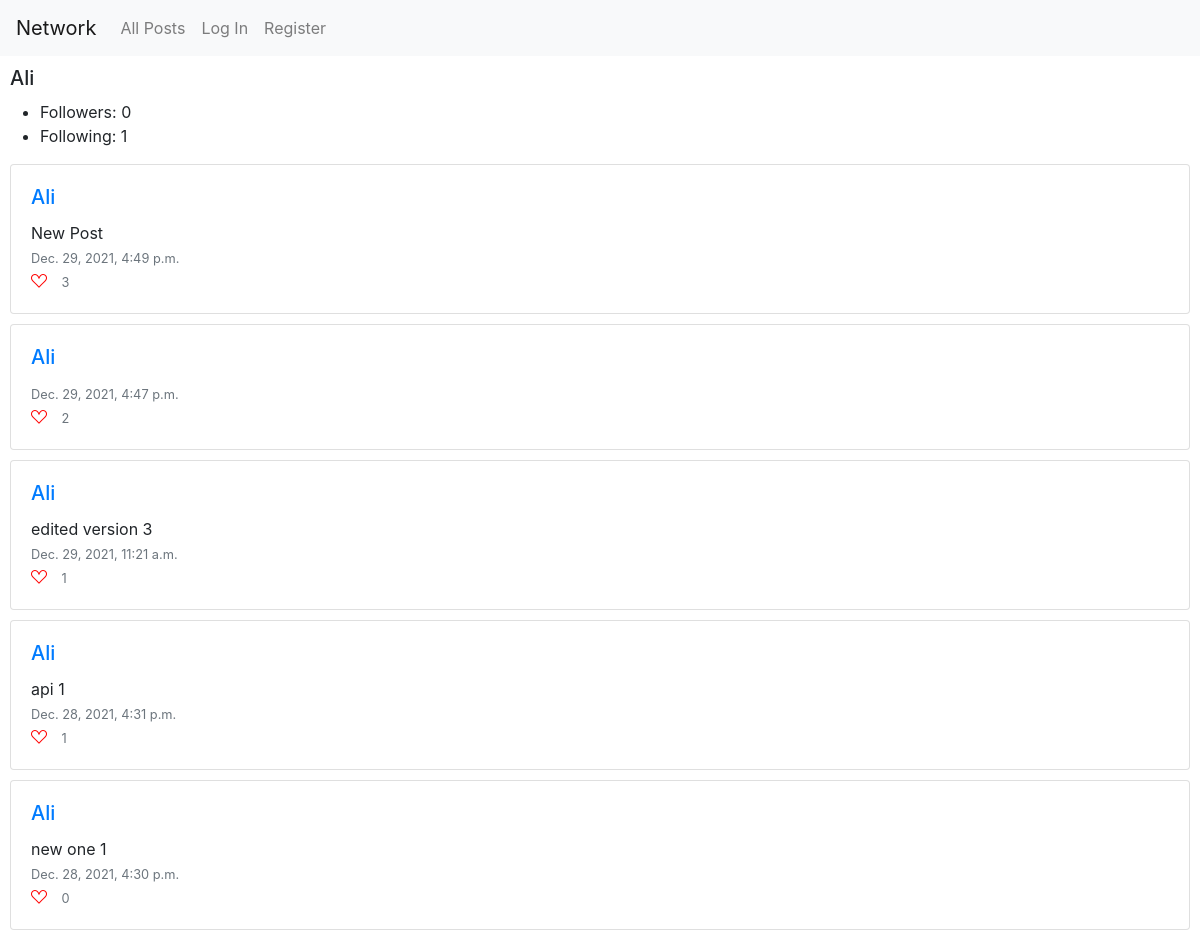
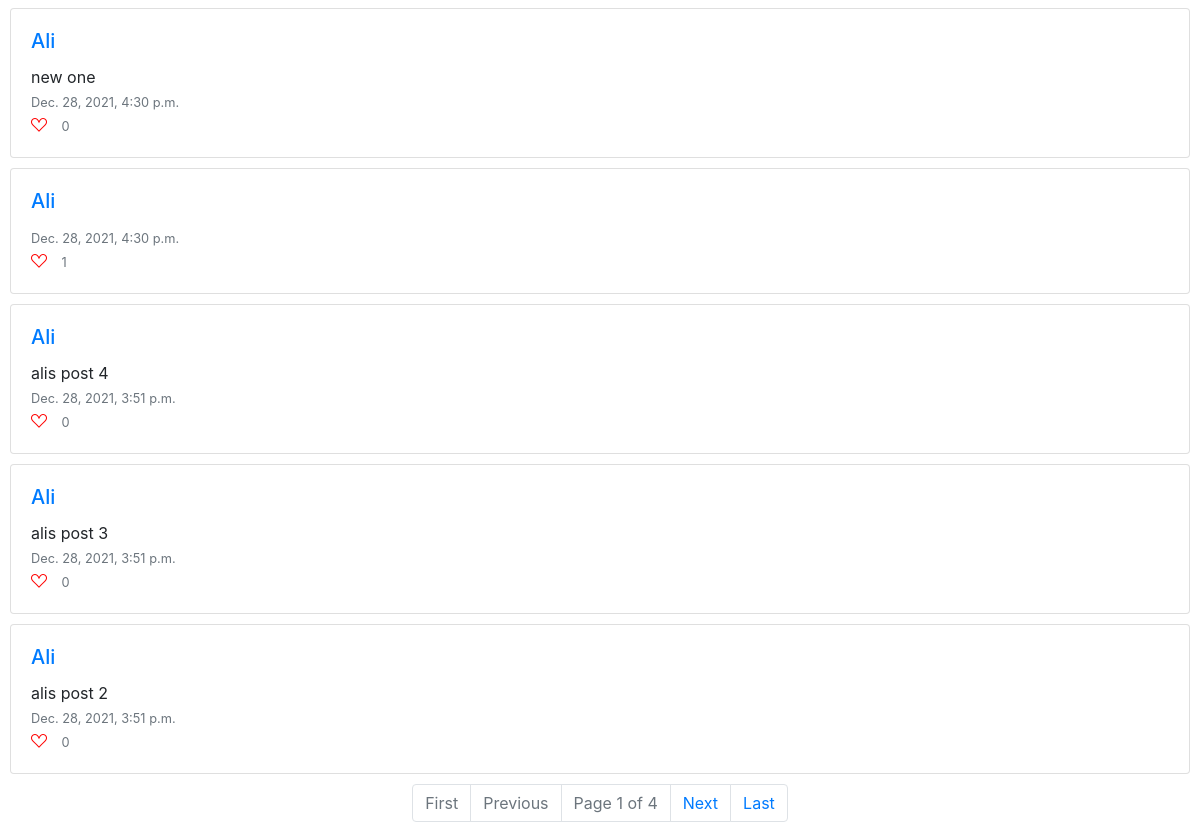
Page /user/Ali on the committed database (2 pictures, top to bottom).
### network/models.py (models this page shows, shortened)
class User(AbstractUser):
    def __str__(self):
        return f"{self.username}"
    def set_following(self):
        return set([rel.followed for rel in self.followed.all()])
    def set_followers(self):
        return set([rel.follower for rel in self.followers.all()])
    def NumberFollowers(self):
        return len(self.set_followers())
    def NumberFollowing(self):
        return len(self.set_following())

class Following(models.Model):
    followed = ForeignKey(User, on_delete=models.CASCADE, related_name="followers")
    follower = ForeignKey(User, on_delete=models.CASCADE, related_name="followed")

class Post(models.Model):
    poster = ForeignKey(User, on_delete=models.CASCADE, related_name="posts")
    content = TextField(blank=True)
    timestamp = models.DateTimeField(auto_now_add=True)
    likes = ManyToManyField(User, blank=True, related_name="liked_posts")
    def NumberLikes(self):
        return self.likes.count()

### network/views.py (the view)
# urls.py: path("user/<str:username>", views.user_page, name="user_page"),
def user_page(request, username):
    user_to_view = User.objects.get(username = username)
    if request.user.is_authenticated:
        followed_status = request.user.is_follower(user_to_view)
    else:
        followed_status = None
    posts = Post.objects.filter(poster = user_to_view)
    if posts.count() == 0:
        return render(request, 'network/user_page.html', {
            "user_to_view": user_to_view,
            "message": "No posts so far for this user",
            "followed_status": followed_status
        })
    posts = posts.order_by("-timestamp").all()
    paginator = Paginator(posts, 10)
    if request.GET.get('page'):
        page_number = request.GET.get('page')
    else:
        page_number = 1
    page_obj = paginator.get_page(page_number)
    return render(request, "network/user_page.html", {
        "user_to_view": user_to_view,
        'page_obj': page_obj,
        "followed_status": followed_status
    })

### network/templates/network/user_page.html (shortened to what this page needs)
{% extends "network/layout.html" %}
{% load static %}
{% block body %}
    <div id="session_name">
        <h5>{{ user_to_view.username }}</h5>
    </div>
    <div>
        <ul>
            <li>Followers: {{user_to_view.NumberFollowers}}</li>
            <li>Following: {{user_to_view.NumberFollowing}}</li>
        </ul>
    </div>
    {% include "./display_posts.html" %}
{% endblock %}

### network/templates/network/display_posts.html (shortened to what this page needs)
{% if page_obj %}
    <div id="session_posts">
        {% for post in page_obj %}
            <div class="card">
                <div class="card-body" data-post_id = {{post.id}}>
                    <h5 class="card-title"> <a href="{% url 'user_page' post.poster %}">{{post.poster}}</a> </h5>
                    <div id="content">
                        <p class="card-text" id="post_content"> {{ post.content }}</p>
                    </div>
                    <p class="card-text"> <small class="text-muted">{{post.timestamp}}</small></p>
                    {% if user.is_authenticated%}
                        {% if user in post.set_liked_by %}
                            <i class="bi bi-suit-heart-fill" id="like_button"></i>
                        {% else %}
                            <i class="bi bi-suit-heart" id="like_button"></i>
                        {% endif%}
                    {% else %}
                        <i class="bi bi-suit-heart" id="like_button_disabled"> </i>
                    {% endif %}
                    <small class="text-muted" id="likes_number"> {{ post.NumberLikes }} </small>
                </div>
            </div>
        {% endfor %}
    </div>
    <nav aria-label="Page navigation example">
    <ul class="pagination justify-content-center">
        {% if page_obj.has_previous %}
            <li class="page-item"><a class="page-link" href="?page=1">First</a></li>
            <li class="page-item"><a class="page-link" href="?page={{ page_obj.previous_page_number }}">Previous</a></li>
        {% else %}
            <li class="page-item disabled"><a class="page-link" href="?page=1">First</a></li>
            <li class="page-item disabled"><a class="page-link" href="#">Previous</a></li>
        {% endif %}
        <li class="page-item disabled"><a class="page-link" href="#">Page {{ page_obj.number }} of {{ page_obj.paginator.num_pages }}</a></li>
        {% if page_obj.has_next %}
            <li class="page-item"><a class="page-link" href="?page={{ page_obj.next_page_number }}">Next</a></li>
            <li class="page-item"><a class="page-link" href="?page={{ page_obj.paginator.num_pages }}">Last</a></li>
        {% else %}
        <li class="page-item disabled"><a class="page-link" href="#">Next</a></li>
        <li class="page-item disabled"><a class="page-link" href="?page={{ page_obj.paginator.num_pages }}">Last</a></li>
        {% endif %}
    </ul>
    </nav>
{% endif %}

### network/static/network/styles.css (style rules this page uses)
.card { margin: 10px; }
.card-text { margin-bottom: 0px; }
.bi { color: red; width: 1em; }
#likes_number { margin-left: 10px; }
#session_name { margin: 10px; }

### rows in the picture
User: username "Ali", NumberFollowers "0", NumberFollowing "1"
Post: poster "Ali", content "New Post", timestamp "Dec. 29, 2021, 4:49 p.m.", NumberLikes "3"
Post: poster "Ali", timestamp "Dec. 29, 2021, 4:47 p.m.", NumberLikes "2"
Post: poster "Ali", content "edited version 3", timestamp "Dec. 29, 2021, 11:21 a.m.", NumberLikes "1"
Post: poster "Ali", content "api 1", timestamp "Dec. 28, 2021, 4:31 p.m.", NumberLikes "1"
Post: poster "Ali", content "new one 1", timestamp "Dec. 28, 2021, 4:30 p.m.", NumberLikes "0"
Post: poster "Ali", content "new one", timestamp "Dec. 28, 2021, 4:30 p.m.", NumberLikes "0"
Post: poster "Ali", timestamp "Dec. 28, 2021, 4:30 p.m.", NumberLikes "1"
Post: poster "Ali", content "alis post 4", timestamp "Dec. 28, 2021, 3:51 p.m.", NumberLikes "0"
Post: poster "Ali", content "alis post 3", timestamp "Dec. 28, 2021, 3:51 p.m.", NumberLikes "0"
Post: poster "Ali", content "alis post 2", timestamp "Dec. 28, 2021, 3:51 p.m.", NumberLikes "0"

### other values in the picture
{{ page_obj.number }} "1"
{{ page_obj.paginator.num_pages }} "4"
